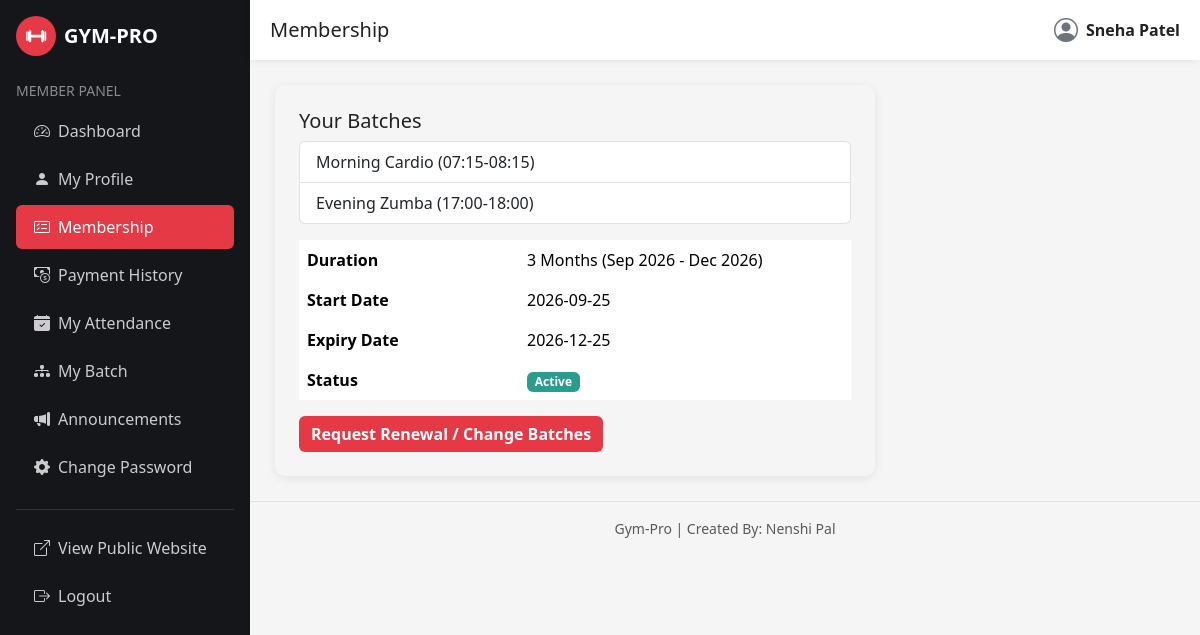
The app's page /member/membership.php (signed in) with its own data.
### tables this page shows
CREATE TABLE batches (
    batch_id INT AUTO_INCREMENT PRIMARY KEY,
    batch_name VARCHAR(100) NOT NULL,
    start_time TIME NOT NULL,
    end_time TIME NOT NULL,
    capacity INT NOT NULL DEFAULT 20,
    monthly_fee DECIMAL(10,2) NOT NULL DEFAULT 0,
    status ENUM('Active','Inactive') DEFAULT 'Active'
);

CREATE TABLE members (
    member_id INT AUTO_INCREMENT PRIMARY KEY,
    member_code VARCHAR(20) NOT NULL UNIQUE,
    photo VARCHAR(255) DEFAULT 'default-member.png',
    full_name VARCHAR(100) NOT NULL,
    gender ENUM('Male','Female','Other') DEFAULT 'Male',
    dob DATE,
    phone VARCHAR(20) NOT NULL UNIQUE,
    email VARCHAR(100) NOT NULL UNIQUE,
    address VARCHAR(255),
    emergency_contact VARCHAR(20),
    duration_months INT NOT NULL DEFAULT 1,
    membership_start_date DATE NOT NULL,
    membership_expiry_date DATE NOT NULL,
    username VARCHAR(50) NOT NULL UNIQUE,
    password VARCHAR(255) NOT NULL,
    status ENUM('Active','Expired','Inactive','Pending Payment') DEFAULT 'Active',
    created_by VARCHAR(50),
    created_method ENUM('Request','Admin') DEFAULT 'Admin',
    created_at DATETIME DEFAULT CURRENT_TIMESTAMP
);

### includes/config.php (called while the page is built, shortened)
<?php
function format_membership_duration($duration_months, $start_date, $expiry_date) {
    $duration_months = (int)$duration_months;
    $start_label = date('M Y', strtotime($start_date));
    $end_label = date('M Y', strtotime($expiry_date));
    $month_word = ($duration_months === 1) ? "Month" : "Months";
    return "$duration_months $month_word ($start_label - $end_label)";
}
?>

### member/membership.php (the view, shortened to what this page needs)
<?php
require_once "../includes/config.php";
$member_id = $_SESSION['member_id'];
$stmt = mysqli_prepare($conn, "SELECT * FROM members WHERE member_id=?");
mysqli_stmt_bind_param($stmt, "i", $member_id);
mysqli_stmt_execute($stmt);
$member = mysqli_fetch_assoc(mysqli_stmt_get_result($stmt));
$batch_stmt = mysqli_prepare($conn, "SELECT b.batch_name, b.start_time, b.end_time FROM member_batches mb JOIN batches b ON mb.batch_id=b.batch_id WHERE mb.member_id=? ORDER BY b.start_time");
mysqli_stmt_bind_param($batch_stmt, "i", $member_id);
mysqli_stmt_execute($batch_stmt);
$batches = mysqli_stmt_get_result($batch_stmt);
$stmt2 = mysqli_prepare($conn, "SELECT status FROM renewal_requests WHERE member_id=? ORDER BY renewal_id DESC LIMIT 1");
mysqli_stmt_bind_param($stmt2, "i", $member_id);
mysqli_stmt_execute($stmt2);
$latest_renewal = mysqli_fetch_assoc(mysqli_stmt_get_result($stmt2));
$has_pending = $latest_renewal && $latest_renewal['status'] === 'Pending';
include "includes/header.php";
include "includes/sidebar.php";
include "includes/topbar.php";
?>
<div class="gym-card p-4" style="max-width:600px;">
    <h5>Your Batches</h5>
    <ul class="list-group mb-3">
        <?php $found=false; while ($b = mysqli_fetch_assoc($batches)): $found=true; ?>
            <li class="list-group-item"><?php echo htmlspecialchars($b['batch_name']) . " (" . substr($b['start_time'],0,5) . "-" . substr($b['end_time'],0,5) . ")"; ?></li>
        <?php endwhile; if (!$found): ?>
            <li class="list-group-item text-muted">No batches assigned.</li>
        <?php endif; ?>
    </ul>
    <table class="table table-borderless">
        <tr><th style="width:220px;">Duration</th><td><?php echo htmlspecialchars(format_membership_duration($member['duration_months'], $member['membership_start_date'], $member['membership_expiry_date'])); ?></td></tr>
        <tr><th>Start Date</th><td><?php echo htmlspecialchars($member['membership_start_date']); ?></td></tr>
        <tr><th>Expiry Date</th><td><?php echo htmlspecialchars($member['membership_expiry_date']); ?></td></tr>
        <tr><th>Status</th><td><span class="badge <?php echo $member['status']=='Active'?'badge-active':'badge-pending'; ?>"><?php echo htmlspecialchars($member['status']); ?></span></td></tr>
    </table>
    <?php if ($has_pending): ?>
        <div class="alert alert-info">You already have a pending renewal request. <a href="renew-status.php">View status</a></div>
    <?php else: ?>
        <a href="renew-request.php" class="btn btn-gym-primary">Request Renewal / Change Batches</a>
    <?php endif; ?>
</div>
<?php include "includes/footer.php"; ?>

### css/style.css (style rules this page uses)
:root { --gym-dark: #14161a; --gym-dark-2: #1e2128; --gym-red: #e63946; --gym-red-dark: #c1121f; --gym-light: #f5f5f5; --gym-gray: #6c757d; }
body { font-family: 'Segoe UI', Arial, sans-serif; background-color: var(--gym-light); color: #222; }
.btn-gym-primary { background: var(--gym-red); border: none; color: #fff; font-weight: 600; }
.gym-card { border: none; border-radius: 10px; box-shadow: 0 2px 10px rgba(0,0,0,0.08); transition: transform .2s ease; }

### css/animations.css (style rules this page uses)
body { animation: gp-page-fade 0.5s ease both; }
.gym-card, .stat-card, .auth-card, .batch-check, .gym-hero h1, .gym-hero p, .gym-hero .btn { opacity: 0; transform: translateY(24px); transition: opacity 0.6s ease, transform 0.6s ease; }
.gp-in-view { opacity: 1 !important; transform: translateY(0) !important; }
.gym-card { transition: transform 0.25s ease, box-shadow 0.25s ease, opacity 0.6s ease; }
.btn { transition: transform 0.15s ease, box-shadow 0.15s ease, background-color 0.15s ease; }

### admin/css/admin.css (style rules this page uses)
.badge-active { background:#2a9d8f; }

### records on screen
batches: batch_name "Morning Cardio", start_time "07:15", end_time "08:15"
batches: batch_name "Evening Zumba", start_time "17:00", end_time "18:00"
members: duration_months+membership_start_date+membership_expiry_date "3 Months (Sep 2026 - Dec 2026)", membership_start_date "2026-09-25", membership_expiry_date "2026-12-25", status "Active"

### other values on screen
isset($page_title) ? $page_title : 'Member' "Membership"
isset($_SESSION['member_name']) ? $_SESSION['member_name'] : 'Member' "Sneha Patel"
